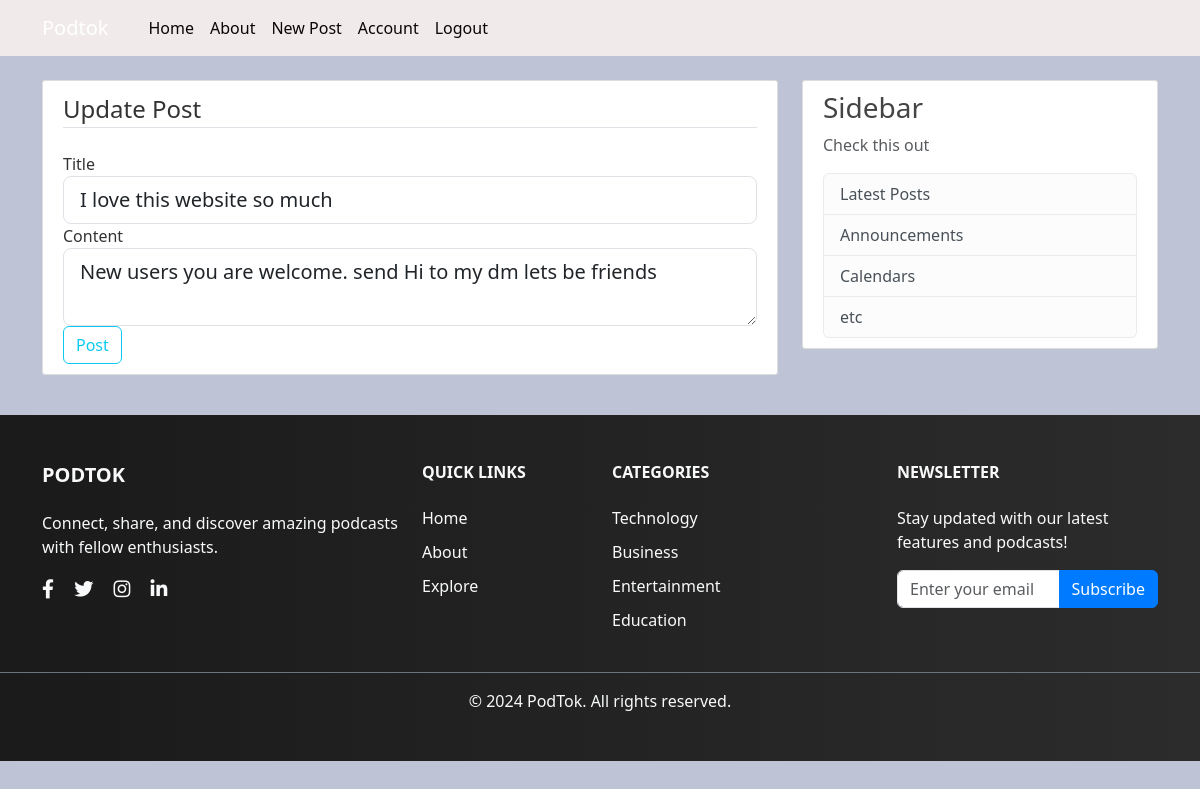
Page /post/23/update (signed in) on the committed database.
### podtok/models.py (models this page shows, shortened)
class Post(db.Model):
    id = db.Column(db.Integer, primary_key=True)
    user_id = db.Column(db.Integer, db.ForeignKey('user.id'), nullable=False)
    title = db.Column(db.String(100), nullable=False)
    content = db.Column(db.Text, nullable=False)
    date_posted = db.Column(db.DateTime, nullable=False, default=datetime.utcnow)

### podtok/posts/routes.py (the view)
@posts.route("/post/<int:post_id>/update", methods=['GET', 'POST'])
@login_required
def update_post(post_id):
    post = Post.query.get_or_404(post_id)
    if post.author != current_user:
        abort(403)
    form = PostForm()
    if form.validate_on_submit():
        post.title = form.title.data
        post.content = form.content.data
        db.session.commit()
        flash('Your post has been updated!', 'success')
        return redirect(url_for('posts.post', post_id=post.id))
    elif request.method == 'GET':
        form.title.data = post.title
        form.content.data = post.content
    return render_template('create_post.html', title='Update Post',
                           form=form, legend='Update Post')

### podtok/posts/forms.py
class PostForm(FlaskForm):
    title = StringField('Title', validators=[DataRequired()])
    content = TextAreaField('Content', validators=[DataRequired()])
    submit = SubmitField('Post')

### podtok/models.py (called while the page is built)
@login_manager.user_loader
def load_user(user_id):
    return User.query.get(int(user_id))

### podtok/templates/create_post.html (shortened to what this page needs)
{% extends "base.html" %}
{% block content %}
<div class="content-section">
    <form method="POST" action="">
        <fieldset class="form-group">
            <legend class="border-bottom mb-4">{{ legend }}</legend>
            <div class="form-group">
                {{ form.title.label(class="form-control-label") }}
                {% if form.title.errors %}
                    {{ form.title(class="form-control form-control-lg is-invalid") }}
                    <div class="invalid-feedback">
                        {% for error in form.title.errors %}
                            <span>{{ error }}</span>
                        {% endfor %}
                    </div>
                {% else %}
                    {{ form.title(class="form-control form-control-lg") }}
                {% endif %}
            </div>
            <div class="form-group">
                {{ form.content.label(class="form-control-label") }}
                {% if form.content.errors %}
                    {{ form.content(class="form-control form-control-lg is-invalid") }}
                    <div class="invalid-feedback">
                        {% for error in form.content.errors %}
                            <span>{{ error }}</span>
                        {% endfor %}
                    </div>
                {% else %}
                    {{ form.content(class="form-control form-control-lg") }}
                {% endif %}
            </div>
        </fieldset>
        <div class="form-group">
            {{ form.submit(class="btn btn-outline-info") }}
        </div>
    </form>
</div>
{% endblock content %}

### podtok/static/main.css (style rules this page uses)
body { background: #bec4d6; color: #333333; margin-top: 5rem; }
.content-section { background: #ffffff; padding: 10px 20px; border: 1px solid #dddddd; border-radius: 3px; margin-bottom: 20px; }

### rows in the picture
Post: title "I love this website so much", content "New users you are welcome. send Hi to my dm lets be friends"

### other values in the picture
{{ legend }} "Update Post"
